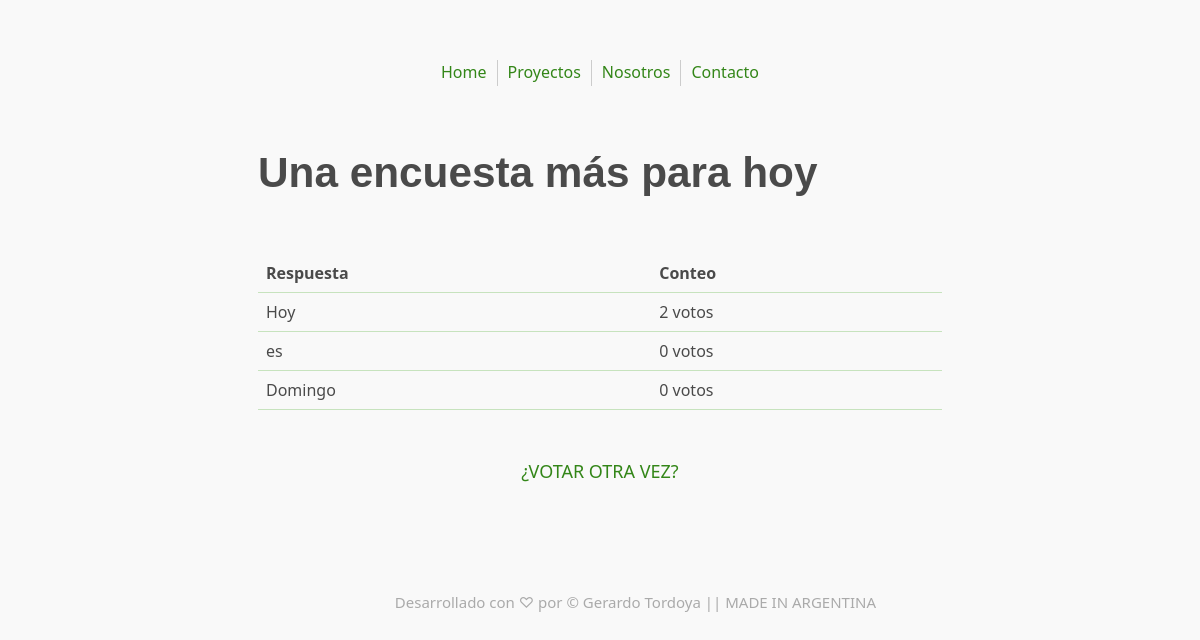
The page /9/resultados/ on the database its author committed.
### encuestas/models.py (models this page shows, shortened)
class Encuesta(models.Model):
    texto_encuesta = models.CharField(max_length=200)
    fecha_publicacion = models.DateTimeField('Fecha de publicación')
    def es_reciente(self):
        es_ahora = timezone.now()
        return es_ahora - datetime.timedelta(days=3) <= self.fecha_publicacion <= es_ahora
    es_reciente.admin_order_field = 'fecha_publicacion'
    es_reciente.boolean = True
    es_reciente.short_description = '¿Publicado recientemente?'

class Opciones(models.Model):
    la_encuesta = models.ForeignKey(Encuesta, on_delete=models.CASCADE)
    texto_opcion = models.CharField(max_length=200)
    los_votos = models.IntegerField(default=0)

### encuestas/views.py (the view)
# urls.py: path('resultados/', views.ResultadosView.as_view(), name='resultados'),
class ResultadosView(generic.DetailView):
    model = Encuesta
    template_name =  'encuestas/resultados.html'

### encuestas/templates/encuestas/resultados.html
﻿{% extends "base.html" %}
{% block content %}
<h1>{{ encuesta.texto_encuesta }}</h1>
<br>
<table>
    <thead>
        <tr>
            <th>Respuesta</th>
            <th>Conteo</th>
        </tr>
    </thead>
    <tbody>
        {% for opcion in encuesta.opciones_set.all %}
        <tr>
            <td>{{ opcion.texto_opcion }}</td>
            <td>{{ opcion.los_votos }} voto{{ opcion.los_votos|pluralize }}</td>
        </tr>
        {% endfor %}
    </tbody>
</table>
<br>
<div>
    <a href="{% url 'encuestas:detalle' encuesta.id %}">¿VOTAR OTRA VEZ?</a>
</div>
{% endblock %}

### encuestas/static/encuestas/style.css (style rules this page uses)
html { font-family: system-ui, -apple-system, BlinkMacSystemFont, "Segoe UI", Roboto, Oxygen, Ubuntu, Cantarell, "PT Sans", "Open Sans", "Fira Sans", "Droid Sans", "Helvetica Neue", Helvetica, Arial, sans-serif; font-size: 62.5%; line-height: 1.4; -webkit-overflow-scrolling: touch; }
body { font-size: 1.8rem; line-height: 1.618; max-width: 38em; margin: auto; color: #4a4a4a; background-color: #f9f9f9; padding: 13px; }
h1, h2, h3, h4, h5, h6 { line-height: 1.1; font-family: Verdana, Geneva, sans-serif; font-weight: 700; overflow-wrap: break-word; word-wrap: break-word; -ms-word-break: break-all; word-break: break-word; -ms-hyphens: auto; -moz-hyphens: auto; -webkit-hyphens: auto; hyphens: auto; }
h1 { font-size: 2.35em; }
a { text-decoration: none; color: #338618; }
table { text-align: justify; width: 100%; border-collapse: collapse; }
td, th { padding: 0.5em; border-bottom: 1px solid #C7E3BE; }
div { text-align: center; margin-top: 1em; }

### rows shown on the page
Encuesta: texto_encuesta "Una encuesta más para hoy"
Opciones: texto_opcion "Hoy", los_votos "2"
Opciones: texto_opcion "es", los_votos "0"
Opciones: texto_opcion "Domingo", los_votos "0"
